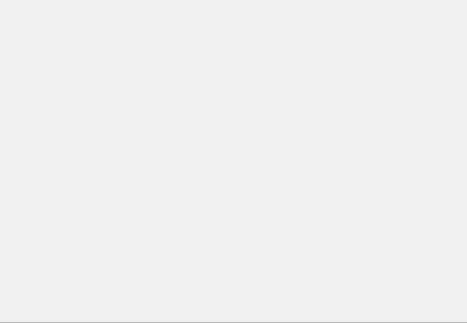
<?xml version="1.0" encoding="UTF-8"?>
<ui version="4.0">
 <class>Music</class>
 <widget class="QWidget" name="Music">
  <property name="geometry">
   <rect>
    <x>0</x>
    <y>0</y>
    <width>467</width>
    <height>324</height>
   </rect>
  </property>
  <property name="windowTitle">
   <string>Form</string>
  </property>
  <layout class="QVBoxLayout" name="verticalLayout">
   <property name="margin">
    <number>0</number>
   </property>
   <item>
    <widget class="QWidget" name="main" native="true">
     <property name="sizePolicy">
      <sizepolicy hsizetype="Expanding" vsizetype="Expanding">
       <horstretch>0</horstretch>
       <verstretch>0</verstretch>
      </sizepolicy>
     </property>
     <layout class="QHBoxLayout" name="horizontalLayout_2">
      <property name="margin">
       <number>0</number>
      </property>
     </layout>
    </widget>
   </item>
   <item>
    <widget class="QTabBar" name="categories" native="true">
     <property name="minimumSize">
      <size>
       <width>10</width>
       <height>10</height>
      </size>
     </property>
    </widget>
   </item>
  </layout>
 </widget>
 <customwidgets>
  <customwidget>
   <class>QTabBar</class>
   <extends>QWidget</extends>
   <header>qtabbar.h</header>
   <container>1</container>
  </customwidget>
 </customwidgets>
 <resources/>
 <connections/>
</ui>
